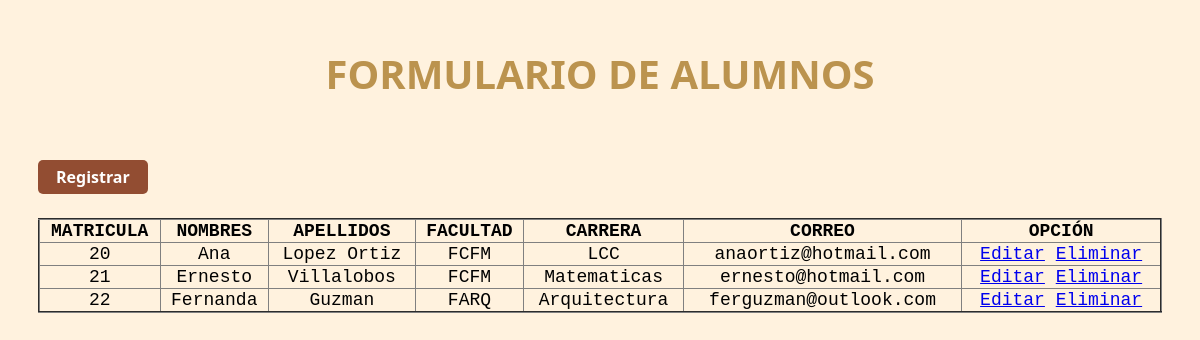
The page / on the database its author committed.
### aplicaciones/principal/models.py (models this page shows, shortened)
class Alumno(models.Model):
    matricula=models.AutoField(primary_key=True)
    nombres=models.CharField(max_length=100)
    apellidos=models.CharField(max_length=100)
    facultad=models.CharField(max_length=50)
    carrera=models.CharField(max_length=50)
    correo=models.EmailField(max_length=150)

### aplicaciones/principal/views.py (the view)
# urls.py: path('', inicio, name='index'),
def inicio(request):
    alumnos=Alumno.objects.all()
    contexto={
        'alumnos':alumnos
    }
    return render(request, 'index.html', contexto)

### templates/index.html (shortened to what this page needs)
{% load static %}
{% block cuerpo %}
<link type='text/css' href='{% static "css/plantilla.css" %}' rel='stylesheet'/>
<body>
<h1 id="titulo">FORMULARIO DE ALUMNOS</h1>
<a id="btnEstilo" href="{% url 'crear_alumno' %}">Registrar</a>
    <table border="2" id="tablaForm">
    <thead>
        <tr id="nombreColumnas">
            <th>Matricula</th>
            <th>Nombres</th>
            <th>Apellidos</th>
            <th>Facultad</th>
            <th>Carrera</th>
            <th>Correo</th>
            <th>Opción</th>
        </tr>
    </thead>
    <tbody id="alumnoInfo">
        {% for alumno in alumnos %}
        <tr>
            <td>{{alumno.matricula}}</td>
            <td>{{alumno.nombres}}</td>
            <td>{{alumno.apellidos}}</td>
            <td>{{alumno.facultad}}</td>
            <td>{{alumno.carrera}}</td>
            <td>{{alumno.correo}}</td>
            <td><a href="{% url 'editar_alumno' alumno.matricula %}">Editar</a> <a href="{% url 'eliminar_alumno' alumno.matricula %}">Eliminar</a></td>
        </tr>
        {% endfor %}
    </tbody>
</table>
</body>
{% endblock cuerpo %}

### lenguajes_modernos/static/css/plantilla.css (style rules this page uses)
#nombreColumnas { margin: 10px; padding: 0px; list-style: none; text-transform: uppercase; color: black; text-align: center; }
#tablaForm { border-collapse: collapse; text-align: center; font-family: 'Courier New', Courier, monospace; margin: auto; position: relative; top: 100px; font-size: 18px; width: 95%; }
#titulo { font-family: 'Segoe UI', Tahoma, Geneva, Verdana, sans-serif; font-size: 40px; color: rgb(187, 147, 78); text-align: center; position: relative; top: 35px; padding: 3px 20px; }
#btnEstilo { background-color: rgb(146, 77, 50); border: none; position: relative; top: 70px; right: -30px; text-align: center; color: white; padding: 6px 18px; border-radius: 5px; text-decoration: none; font-family: 'Segoe UI', Tahoma, Geneva, Verdana, sans-serif; font-size: 16px; font-weight: bold; }
body { background-color: rgb(255, 242, 222); }

### rows shown on the page
Alumno: matricula "20", nombres "Ana", apellidos "Lopez Ortiz", facultad "FCFM", carrera "LCC", correo "anaortiz@hotmail.com"
Alumno: matricula "21", nombres "Ernesto", apellidos "Villalobos", facultad "FCFM", carrera "Matematicas", correo "ernesto@hotmail.com"
Alumno: matricula "22", nombres "Fernanda", apellidos "Guzman", facultad "FARQ", carrera "Arquitectura", correo "ferguzman@outlook.com"
